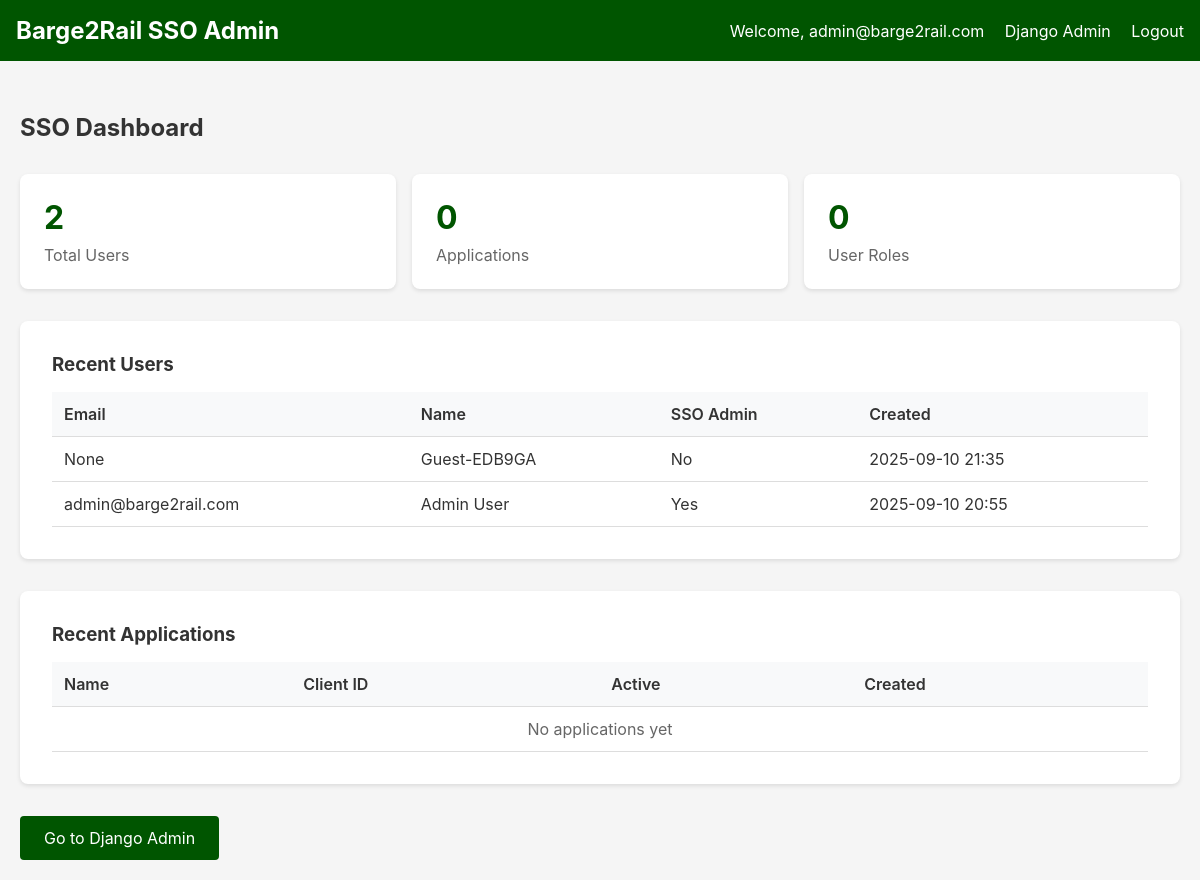
The page /dashboard/ (signed in) on the database as committed earlier.
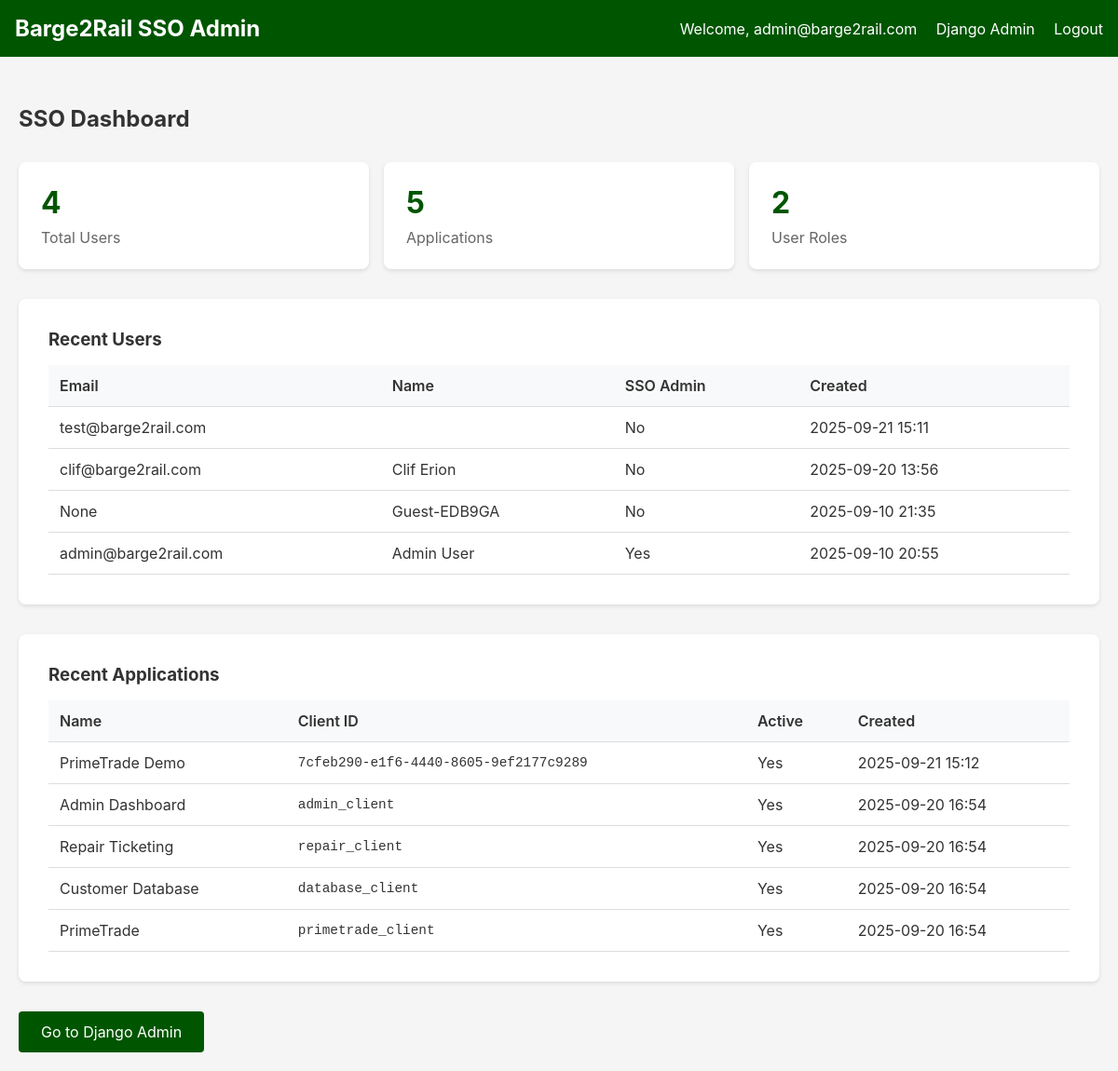
The same page on the database as committed later.
### sso/models.py (models this page shows, shortened)
class User(AbstractUser):
    AUTH_TYPES = [
        ('email', 'Email/Password'),
        ('google', 'Google Sign-In'),
        ('anonymous', 'Anonymous PIN'),
    ]
    id = models.UUIDField(primary_key=True, default=uuid.uuid4, editable=False)
    email = models.EmailField(unique=True, null=True, blank=True)  # Allow null for anonymous
    phone = models.CharField(max_length=20, blank=True)
    display_name = models.CharField(max_length=100, blank=True)
    is_active = models.BooleanField(default=True)
    is_sso_admin = models.BooleanField(default=False)
    created_at = models.DateTimeField(auto_now_add=True)
    updated_at = models.DateTimeField(auto_now=True)
    auth_type = models.CharField(max_length=20, choices=AUTH_TYPES, default='email')
    google_id = models.CharField(max_length=255, blank=True, null=True, unique=True)
    anonymous_username = models.CharField(max_length=50, blank=True, null=True, unique=True)
    pin_code = models.CharField(max_length=6, blank=True, null=True)
    is_anonymous = models.BooleanField(default=False)
    USERNAME_FIELD = 'email'
    REQUIRED_FIELDS = []  # Remove required fields to allow anonymous users
    class Meta:
        db_table = 'sso_users'
        ordering = ['-created_at']

class Application(models.Model):
    id = models.UUIDField(primary_key=True, default=uuid.uuid4, editable=False)
    name = models.CharField(max_length=100, unique=True)
    slug = models.SlugField(max_length=50, unique=True, default='')
    client_id = models.CharField(max_length=100, unique=True)
    client_secret = models.CharField(max_length=255)
    redirect_uris = models.TextField(help_text="Comma-separated list of allowed redirect URIs")
    is_active = models.BooleanField(default=True)
    description = models.TextField(blank=True)
    created_at = models.DateTimeField(auto_now_add=True)
    updated_at = models.DateTimeField(auto_now=True)
    class Meta:
        db_table = 'sso_applications'
        ordering = ['name']

### dashboard/views.py (the view)
# urls.py: path("", include("dashboard.urls")),
@login_required
def dashboard(request):
    context = {
        'user_count': User.objects.count(),
        'app_count': Application.objects.count(),
        'role_count': UserRole.objects.count(),
        'recent_users': User.objects.order_by('-created_at')[:5],
        'recent_apps': Application.objects.order_by('-created_at')[:5],
    }
    return render(request, 'dashboard/dashboard.html', context)

### templates/dashboard/dashboard.html (shortened to what this page needs)
{% extends 'base.html' %}
{% block content %}
<h2 style="margin-bottom: 2rem;">SSO Dashboard</h2>
<div class="stats-grid">
    <div class="stat-card">
        <h3>{{ user_count }}</h3>
        <p>Total Users</p>
    </div>
    <div class="stat-card">
        <h3>{{ app_count }}</h3>
        <p>Applications</p>
    </div>
    <div class="stat-card">
        <h3>{{ role_count }}</h3>
        <p>User Roles</p>
    </div>
</div>
<div class="card">
    <h3 style="margin-bottom: 1rem;">Recent Users</h3>
    <table>
        <thead>
            <tr>
                <th>Email</th>
                <th>Name</th>
                <th>SSO Admin</th>
                <th>Created</th>
            </tr>
        </thead>
        <tbody>
            {% for user in recent_users %}
            <tr>
                <td>{{ user.email }}</td>
                <td>{{ user.get_full_name|default:user.username }}</td>
                <td>{{ user.is_sso_admin|yesno:"Yes,No" }}</td>
                <td>{{ user.created_at|date:"Y-m-d H:i" }}</td>
            </tr>
            {% empty %}
            <tr>
                <td colspan="4" style="text-align: center; color: #666;">No users yet</td>
            </tr>
            {% endfor %}
        </tbody>
    </table>
</div>
<div class="card">
    <h3 style="margin-bottom: 1rem;">Recent Applications</h3>
    <table>
        <thead>
            <tr>
                <th>Name</th>
                <th>Client ID</th>
                <th>Active</th>
                <th>Created</th>
            </tr>
        </thead>
        <tbody>
            {% for app in recent_apps %}
            <tr>
                <td>{{ app.name }}</td>
                <td style="font-family: monospace; font-size: 0.9rem;">{{ app.client_id }}</td>
                <td>{{ app.is_active|yesno:"Yes,No" }}</td>
                <td>{{ app.created_at|date:"Y-m-d H:i" }}</td>
            </tr>
            {% empty %}
            <tr>
                <td colspan="4" style="text-align: center; color: #666;">No applications yet</td>
            </tr>
            {% endfor %}
        </tbody>
    </table>
</div>
<div style="margin-top: 2rem;">
    <a href="{% url 'admin:index' %}" class="btn">Go to Django Admin</a>
</div>
{% endblock %}

### templates/base.html (shortened to what this page needs)
<!DOCTYPE html>
<html lang="en">
<head>
</head>
<body>
    {% if user.is_authenticated %}
    <nav class="navbar">
        <div class="navbar-content">
            <h1>Barge2Rail SSO Admin</h1>
            <div>
                <span>Welcome, {{ user.email }}</span>
                <a href="{% url 'admin:index' %}">Django Admin</a>
                <a href="{% url 'dashboard:logout' %}">Logout</a>
            </div>
        </div>
    </nav>
    {% endif %}
    <div class="container">
        {% block content %}
        {% endblock %}
    </div>
</body>
</html>

### templates/base.html (style rules this page uses)
* { margin: 0; padding: 0; box-sizing: border-box; }
body { font-family: -apple-system, BlinkMacSystemFont, 'Segoe UI', 'Roboto', 'Helvetica', 'Arial', sans-serif; background: #f5f5f5; color: #333; }
.container { max-width: 1200px; margin: 0 auto; padding: 20px; }
.navbar { background: #005500; color: white; padding: 1rem; margin-bottom: 2rem; }
.navbar-content { max-width: 1200px; margin: 0 auto; display: flex; justify-content: space-between; align-items: center; }
.navbar h1 { font-size: 1.5rem; }
.navbar a { color: white; text-decoration: none; margin-left: 1rem; }
.card { background: white; border-radius: 8px; padding: 2rem; box-shadow: 0 2px 4px rgba(0,0,0,0.1); margin-bottom: 2rem; }
.btn { display: inline-block; padding: 0.75rem 1.5rem; background: #005500; color: white; text-decoration: none; border-radius: 4px; border: none; cursor: pointer; font-size: 1rem; }
.stats-grid { display: grid; grid-template-columns: repeat(auto-fit, minmax(200px, 1fr)); gap: 1rem; margin-bottom: 2rem; }
.stat-card { background: white; padding: 1.5rem; border-radius: 8px; box-shadow: 0 2px 4px rgba(0,0,0,0.1); }
.stat-card h3 { font-size: 2rem; color: #005500; margin-bottom: 0.5rem; }
.stat-card p { color: #666; }
table { width: 100%; border-collapse: collapse; }
th, td { padding: 0.75rem; text-align: left; border-bottom: 1px solid #ddd; }
th { font-weight: 600; background: #f8f9fa; }

Rows that differ between the two databases and show on the page:
added User: email "test@barge2rail.com", is_sso_admin "No", created_at "2025-09-21 15:11"
added User: email "clif@barge2rail.com", get_full_name "Clif Erion", is_sso_admin "No", created_at "2025-09-20 13:56"
added Application: name "PrimeTrade Demo", client_id "7cfeb290-e1f6-4440-8605-9ef2177c9289", is_active "Yes", created_at "2025-09-21 15:12"
added Application: name "Admin Dashboard", client_id "admin_client", is_active "Yes", created_at "2025-09-20 16:54"
added Application: name "Repair Ticketing", client_id "repair_client", is_active "Yes", created_at "2025-09-20 16:54"
added Application: name "Customer Database", client_id "database_client", is_active "Yes", created_at "2025-09-20 16:54"
added Application: name "PrimeTrade", client_id "primetrade_client", is_active "Yes", created_at "2025-09-20 16:54"
Other text that changed with them:
{{ user_count }}: "2" → "4"
{{ app_count }}: "0" → "5"
{{ role_count }}: "0" → "2"
text no longer shown: "No applications yet"
